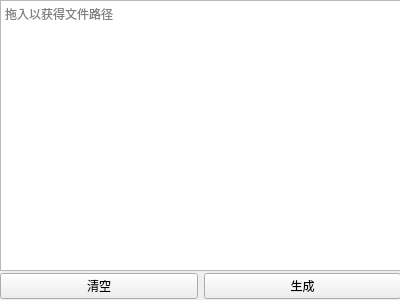
<?xml version="1.0" encoding="UTF-8"?>
<ui version="4.0">
 <class>Form</class>
 <widget class="QWidget" name="Form">
  <property name="windowModality">
   <enum>Qt::ApplicationModal</enum>
  </property>
  <property name="geometry">
   <rect>
    <x>0</x>
    <y>0</y>
    <width>400</width>
    <height>300</height>
   </rect>
  </property>
  <property name="sizePolicy">
   <sizepolicy hsizetype="Preferred" vsizetype="Preferred">
    <horstretch>0</horstretch>
    <verstretch>0</verstretch>
   </sizepolicy>
  </property>
  <property name="minimumSize">
   <size>
    <width>400</width>
    <height>300</height>
   </size>
  </property>
  <property name="maximumSize">
   <size>
    <width>400</width>
    <height>300</height>
   </size>
  </property>
  <property name="sizeIncrement">
   <size>
    <width>400</width>
    <height>300</height>
   </size>
  </property>
  <property name="baseSize">
   <size>
    <width>400</width>
    <height>300</height>
   </size>
  </property>
  <property name="windowTitle">
   <string>Launcher生成器</string>
  </property>
  <property name="layoutDirection">
   <enum>Qt::LeftToRight</enum>
  </property>
  <property name="styleSheet">
   <string notr="true"/>
  </property>
  <widget class="QWidget" name="verticalLayoutWidget">
   <property name="geometry">
    <rect>
     <x>0</x>
     <y>0</y>
     <width>401</width>
     <height>301</height>
    </rect>
   </property>
   <layout class="QVBoxLayout" name="verticalLayout">
    <property name="spacing">
     <number>2</number>
    </property>
    <property name="sizeConstraint">
     <enum>QLayout::SetDefaultConstraint</enum>
    </property>
    <item>
     <widget class="QTextEdit" name="textEdit">
      <property name="placeholderText">
       <string>拖入以获得文件路径</string>
      </property>
     </widget>
    </item>
    <item>
     <layout class="QHBoxLayout" name="horizontalLayout">
      <property name="spacing">
       <number>6</number>
      </property>
      <property name="bottomMargin">
       <number>2</number>
      </property>
      <item>
       <widget class="QPushButton" name="pushButton_2">
        <property name="text">
         <string>清空</string>
        </property>
       </widget>
      </item>
      <item>
       <widget class="QPushButton" name="pushButton">
        <property name="text">
         <string>生成</string>
        </property>
       </widget>
      </item>
     </layout>
    </item>
   </layout>
  </widget>
 </widget>
 <resources/>
 <connections/>
</ui>
